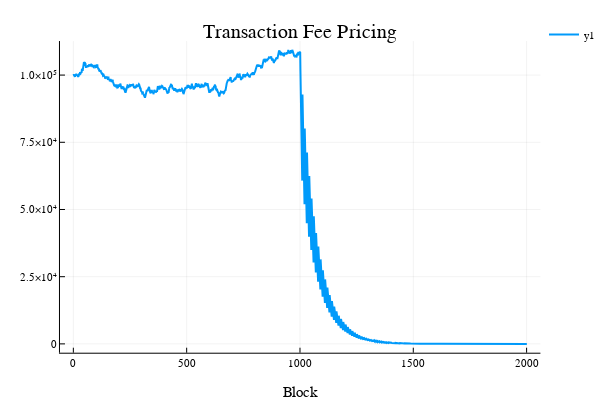

The cell this chart's notebook holds for it:
### Code cell
transA = 0;
for t in 1:2*T
    volU = sum([rand(0:userTX) for i in 1:user]);
    if t > T
        transA = transA + sum([rand(0:agentTX) for i in 1:agent]);
        if t % 10 == 0
            volA = copy(transA);
            transA = 0;
        else
            volA = 0;
        end
    else
        volA = sum([rand(0:agentTX) for i in 1:agent]);
    end
    payU = [payU; volU*fee[end]];
    payA = [payA; volA*fee[end]];
    fee = [fee; fee[end]*(1+S*((volU + volA)/M - 1))];
end

plot(fee, linewidth = 2, title = "Transaction Fee Pricing");
xlabel!("Block")

### Figure 1 — Plotly figure (JSON) as saved in the notebook; plotly's stock layout.template omitted (floating-point values rounded to 4 significant figures; data arrays with more than 128 entries replaced by an {"elided": "..."} marker saying what was removed)
{"data": [{"colorbar": {"title": ""}, "hoverinfo": "text", "legendgroup": "y1", "line": {"color": "rgba(0, 154, 250, 1.000)", "dash": "solid", "shape": "linear", "width": 2}, "mode": "lines", "name": "y1", "showlegend": true, "text": {"elided": "2001 null values"}, "type": "scatter", "x": {"elided": "2001 int values"}, "xaxis": "x1", "y": {"elided": "2001 float values"}, "yaxis": "y1", "zmax": 0.1, "zmin": -0.1}], "layout": {"annotations": [{"font": {"color": "rgba(0, 0, 0, 1.000)", "family": "sans-serif", "size": 20}, "rotation": 0, "showarrow": false, "text": "Transaction Fee Pricing", "x": 0.5519, "xanchor": "center", "xref": "paper", "y": 1, "yanchor": "top", "yref": "paper"}], "height": 400, "legend": {"bgcolor": "rgba(255, 255, 255, 1.000)", "bordercolor": "rgba(0, 0, 0, 1.000)", "font": {"color": "rgba(0, 0, 0, 1.000)", "family": "sans-serif", "size": 11}, "tracegroupgap": 0, "x": 1, "y": 1}, "margin": {"b": 20, "l": 0, "r": 0, "t": 20}, "paper_bgcolor": "rgba(255, 255, 255, 1.000)", "plot_bgcolor": "rgba(255, 255, 255, 1.000)", "showlegend": true, "width": 600, "xaxis": {"anchor": "y1", "domain": [0.1103, 0.9934], "gridcolor": "rgba(0, 0, 0, 0.100)", "gridwidth": 0.5, "linecolor": "rgba(0, 0, 0, 1.000)", "mirror": false, "range": [-59, 2061], "showgrid": true, "showline": true, "showticklabels": true, "tickangle": 0, "tickcolor": "rgb(0, 0, 0)", "tickfont": {"color": "rgba(0, 0, 0, 1.000)", "family": "sans-serif", "size": 11}, "tickmode": "array", "ticks": "inside", "ticktext": ["0", "500", "1000", "1500", "2000"], "tickvals": [0, 500, 1000, 1500, 2000], "title": "Block", "titlefont": {"color": "rgba(0, 0, 0, 1.000)", "family": "sans-serif", "size": 15}, "type": "-", "visible": true, "zeroline": false, "zerolinecolor": "rgba(0, 0, 0, 1.000)"}, "yaxis": {"anchor": "x1", "domain": [0.07581, 0.9415], "gridcolor": "rgba(0, 0, 0, 0.100)", "gridwidth": 0.5, "linecolor": "rgba(0, 0, 0, 1.000)", "mirror": false, "range": [-3282.0, 112700.0], "showgrid": true, "showline": true, "showticklabels": true, "tickangle": 0, "tickcolor": "rgb(0, 0, 0)", "tickfont": {"color": "rgba(0, 0, 0, 1.000)", "family": "sans-serif", "size": 11}, "tickmode": "array", "ticks": "inside", "ticktext": ["0", "2.5×10⁴", "5.0×10⁴", "7.5×10⁴", "1.0×10⁵"], "tickvals": [0, 25000, 50000, 75000, 100000], "title": "", "titlefont": {"color": "rgba(0, 0, 0, 1.000)", "family": "sans-serif", "size": 15}, "type": "-", "visible": true, "zeroline": false, "zerolinecolor": "rgba(0, 0, 0, 1.000)"}}}
